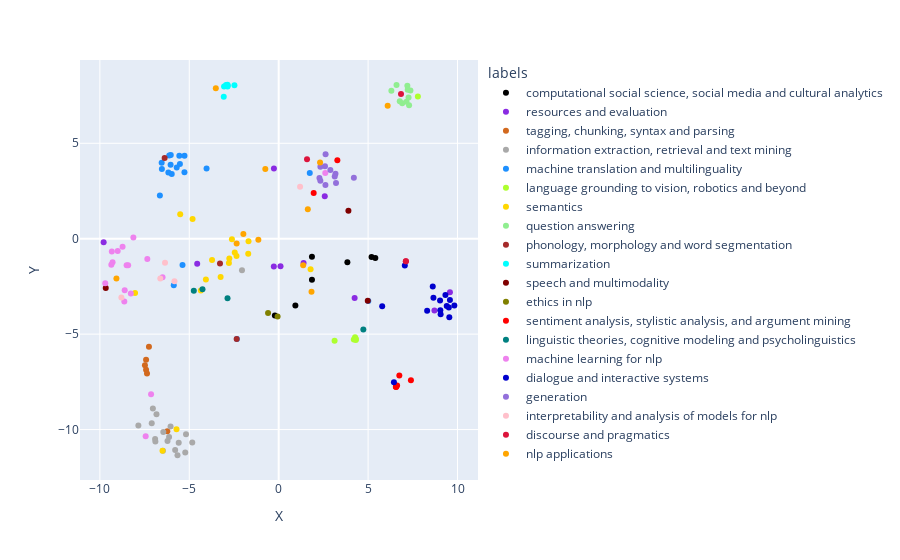

Here is the notebook cell this chart was saved with:
### Code cell
fig = px.scatter(df, x="X", y="Y", color = "labels", color_discrete_sequence=["black", "blueviolet", "chocolate", "darkgray", "dodgerblue", "greenyellow", "gold", "lightgreen", "brown", "cyan", "maroon", "olive", "red", "teal", "violet", "mediumblue", "mediumpurple", "pink", "crimson", "orange"])
fig.show()
#plotly.offline.plot(fig, filename = "labels_cluster.html")
#fig.write_image("labels_cluster.png")

### Figure 1 — Plotly figure (JSON) as saved in the notebook; plotly's stock layout.template omitted (floating-point values rounded to 4 significant figures)
{"data": [{"hovertemplate": "labels=computational social science, social media and cultural analytics<br>X=%{x}<br>Y=%{y}<extra></extra>", "legendgroup": "computational social science, social media and cultural analytics", "marker": {"color": "black", "symbol": "circle"}, "mode": "markers", "name": "computational social science, social media and cultural analytics", "orientation": "v", "showlegend": true, "type": "scatter", "x": [5.404, 3.841, -0.214, 5.193, 1.86, 0.9329, 1.861], "xaxis": "x", "y": [-1.017, -1.239, -4.029, -0.9569, -0.9413, -3.506, -2.148], "yaxis": "y"}, {"hovertemplate": "labels=resources and evaluation<br>X=%{x}<br>Y=%{y}<extra></extra>", "legendgroup": "resources and evaluation", "marker": {"color": "blueviolet", "symbol": "circle"}, "mode": "markers", "name": "resources and evaluation", "orientation": "v", "showlegend": true, "type": "scatter", "x": [-9.789, 4.247, -4.557, -0.2714, -0.2669, 8.71, 1.392, 0.1021, 2.578, 9.576], "xaxis": "x", "y": [-0.1921, -3.102, -1.319, -1.461, 3.682, -3.761, -1.267, -1.442, 2.229, -2.803], "yaxis": "y"}, {"hovertemplate": "labels=tagging, chunking, syntax and parsing<br>X=%{x}<br>Y=%{y}<extra></extra>", "legendgroup": "tagging, chunking, syntax and parsing", "marker": {"color": "chocolate", "symbol": "circle"}, "mode": "markers", "name": "tagging, chunking, syntax and parsing", "orientation": "v", "showlegend": true, "type": "scatter", "x": [-7.48, -6.229, -7.256, -7.364, -7.416, -7.415], "xaxis": "x", "y": [-6.637, -10.08, -5.663, -7.059, -6.872, -6.345], "yaxis": "y"}, {"hovertemplate": "labels=information extraction, retrieval and text mining<br>X=%{x}<br>Y=%{y}<extra></extra>", "legendgroup": "information extraction, retrieval and text mining", "marker": {"color": "darkgray", "symbol": "circle"}, "mode": "markers", "name": "information extraction, retrieval and text mining", "orientation": "v", "showlegend": true, "type": "scatter", "x": [-6.91, -5.184, -2.053, -7.848, -5.789, -7.036, -5.226, -5.66, -6.473, -7.1, -5.591, -6.453, -6.895, -6.218, -6.129, -4.833, -6.046, -6.834], "xaxis": "x", "y": [-10.5, -10.25, -1.652, -9.793, -11.07, -8.9, -11.2, -11.35, -11.11, -9.665, -10.69, -10.13, -10.63, -10.6, -10.38, -10.68, -9.842, -9.199], "yaxis": "y"}, {"hovertemplate": "labels=machine translation and multilinguality<br>X=%{x}<br>Y=%{y}<extra></extra>", "legendgroup": "machine translation and multilinguality", "marker": {"color": "dodgerblue", "symbol": "circle"}, "mode": "markers", "name": "machine translation and multilinguality", "orientation": "v", "showlegend": true, "type": "scatter", "x": [-5.982, -5.556, -6.12, -5.27, -5.378, -4.034, -5.524, -6.532, -5.869, -5.268, -2.339, -6.035, 1.738, -6.17, -6.544, -5.702, -6.044, 5.012, -6.645], "xaxis": "x", "y": [3.396, 4.345, 4.362, 3.477, -1.377, 3.684, 3.914, 3.658, -2.435, 4.347, -5.259, 4.383, 3.446, 3.47, 3.976, 3.725, 3.877, -3.269, 2.267], "yaxis": "y"}, {"hovertemplate": "labels=language grounding to vision, robotics and beyond<br>X=%{x}<br>Y=%{y}<extra></extra>", "legendgroup": "language grounding to vision, robotics and beyond", "marker": {"color": "greenyellow", "symbol": "circle"}, "mode": "markers", "name": "language grounding to vision, robotics and beyond", "orientation": "v", "showlegend": true, "type": "scatter", "x": [3.127, 4.27, 4.202, 4.32, 7.784, 4.314], "xaxis": "x", "y": [-5.35, -5.159, -5.277, -5.262, 7.449, -5.308], "yaxis": "y"}, {"hovertemplate": "labels=semantics<br>X=%{x}<br>Y=%{y}<extra></extra>", "legendgroup": "semantics", "marker": {"color": "gold", "symbol": "circle"}, "mode": "markers", "name": "semantics", "orientation": "v", "showlegend": true, "type": "scatter", "x": [-2.76, -2.457, 1.784, -2.784, -2.358, -2.615, -3.247, -4.816, -6.496, -4.071, -1.703, -5.714, -8.032, -4.354, -3.726, -1.686, -5.507], "xaxis": "x", "y": [-1.04, -0.726, -1.604, -1.269, -0.9065, -0.02449, -2.01, 1.033, -11.11, -2.134, -0.7824, -9.987, -2.844, -2.712, -1.11, -0.1315, 1.287], "yaxis": "y"}, {"hovertemplate": "labels=question answering<br>X=%{x}<br>Y=%{y}<extra></extra>", "legendgroup": "question answering", "marker": {"color": "lightgreen", "symbol": "circle"}, "mode": "markers", "name": "question answering", "orientation": "v", "showlegend": true, "type": "scatter", "x": [6.909, 7.262, 6.589, 7.366, 7.195, 7.148, 7.293, 6.302, 7.215, 6.77], "xaxis": "x", "y": [7.094, 7.396, 8.049, 7.76, 8.009, 7.174, 6.987, 7.757, 7.808, 7.198], "yaxis": "y"}, {"hovertemplate": "labels=phonology, morphology and word segmentation<br>X=%{x}<br>Y=%{y}<extra></extra>", "legendgroup": "phonology, morphology and word segmentation", "marker": {"color": "brown", "symbol": "circle"}, "mode": "markers", "name": "phonology, morphology and word segmentation", "orientation": "v", "showlegend": true, "type": "scatter", "x": [-6.378, -2.35, -3.283], "xaxis": "x", "y": [4.227, -5.251, -1.306], "yaxis": "y"}, {"hovertemplate": "labels=summarization<br>X=%{x}<br>Y=%{y}<extra></extra>", "legendgroup": "summarization", "marker": {"color": "cyan", "symbol": "circle"}, "mode": "markers", "name": "summarization", "orientation": "v", "showlegend": true, "type": "scatter", "x": [-2.943, -2.858, -2.474, -3.056, -2.851, -2.865, -3.072], "xaxis": "x", "y": [8.058, 7.978, 8.041, 7.981, 8.023, 8.067, 7.444], "yaxis": "y"}, {"hovertemplate": "labels=speech and multimodality<br>X=%{x}<br>Y=%{y}<extra></extra>", "legendgroup": "speech and multimodality", "marker": {"color": "maroon", "symbol": "circle"}, "mode": "markers", "name": "speech and multimodality", "orientation": "v", "showlegend": true, "type": "scatter", "x": [4.983, -9.672, 3.899], "xaxis": "x", "y": [-3.255, -2.582, 1.467], "yaxis": "y"}, {"hovertemplate": "labels=ethics in nlp<br>X=%{x}<br>Y=%{y}<extra></extra>", "legendgroup": "ethics in nlp", "marker": {"color": "olive", "symbol": "circle"}, "mode": "markers", "name": "ethics in nlp", "orientation": "v", "showlegend": true, "type": "scatter", "x": [-0.5946, -0.06085], "xaxis": "x", "y": [-3.888, -4.076], "yaxis": "y"}, {"hovertemplate": "labels=sentiment analysis, stylistic analysis, and argument mining<br>X=%{x}<br>Y=%{y}<extra></extra>", "legendgroup": "sentiment analysis, stylistic analysis, and argument mining", "marker": {"color": "red", "symbol": "circle"}, "mode": "markers", "name": "sentiment analysis, stylistic analysis, and argument mining", "orientation": "v", "showlegend": true, "type": "scatter", "x": [1.957, 6.622, 7.395, 6.551, 6.567, 6.747, 3.281, 6.569], "xaxis": "x", "y": [2.395, -7.695, -7.417, -7.76, -7.741, -7.167, 4.114, -7.767], "yaxis": "y"}, {"hovertemplate": "labels=linguistic theories, cognitive modeling and psycholinguistics<br>X=%{x}<br>Y=%{y}<extra></extra>", "legendgroup": "linguistic theories, cognitive modeling and psycholinguistics", "marker": {"color": "teal", "symbol": "circle"}, "mode": "markers", "name": "linguistic theories, cognitive modeling and psycholinguistics", "orientation": "v", "showlegend": true, "type": "scatter", "x": [-2.861, 4.734, -4.746, -4.261], "xaxis": "x", "y": [-3.125, -4.757, -2.723, -2.654], "yaxis": "y"}, {"hovertemplate": "labels=machine learning for nlp<br>X=%{x}<br>Y=%{y}<extra></extra>", "legendgroup": "machine learning for nlp", "marker": {"color": "violet", "symbol": "circle"}, "mode": "markers", "name": "machine learning for nlp", "orientation": "v", "showlegend": true, "type": "scatter", "x": [2.604, -7.137, -9.29, -7.439, -8.504, -9.358, -9.332, -8.419, -8.73, -9.698, -8.127, -8.612, -8.269, -9.003, -6.495, -8.634, -7.346], "xaxis": "x", "y": [3.447, -8.155, -1.23, -10.35, -1.396, -1.359, -0.6643, -1.388, -0.422, -2.339, 0.0628, -2.705, -2.875, -0.6498, -2.019, -3.294, -1.061], "yaxis": "y"}, {"hovertemplate": "labels=dialogue and interactive systems<br>X=%{x}<br>Y=%{y}<extra></extra>", "legendgroup": "dialogue and interactive systems", "marker": {"color": "mediumblue", "symbol": "circle"}, "mode": "markers", "name": "dialogue and interactive systems", "orientation": "v", "showlegend": true, "type": "scatter", "x": [9.397, 8.616, 9.024, 9.515, 9.542, 6.444, 5.788, 9.324, 9.056, 9.04, 7.054, 8.654, 9.577, 9.824, 8.302], "xaxis": "x", "y": [-3.525, -2.501, -3.241, -3.607, -4.12, -7.516, -3.535, -2.954, -3.955, -3.753, -1.398, -3.093, -3.21, -3.498, -3.776], "yaxis": "y"}, {"hovertemplate": "labels=generation<br>X=%{x}<br>Y=%{y}<extra></extra>", "legendgroup": "generation", "marker": {"color": "mediumpurple", "symbol": "circle"}, "mode": "markers", "name": "generation", "orientation": "v", "showlegend": true, "type": "scatter", "x": [2.278, 2.623, 2.889, 3.175, 3.134, 2.613, 2.59, 4.204, 2.333, 3.206, 2.331], "xaxis": "x", "y": [3.176, 4.42, 3.597, 3.406, 3.261, 2.814, 3.792, 3.2, 3.774, 2.924, 3.041], "yaxis": "y"}, {"hovertemplate": "labels=interpretability and analysis of models for nlp<br>X=%{x}<br>Y=%{y}<extra></extra>", "legendgroup": "interpretability and analysis of models for nlp", "marker": {"color": "pink", "symbol": "circle"}, "mode": "markers", "name": "interpretability and analysis of models for nlp", "orientation": "v", "showlegend": true, "type": "scatter", "x": [1.196, -6.357, -5.83, -8.797, -6.621], "xaxis": "x", "y": [2.726, -1.259, -2.229, -3.085, -2.081], "yaxis": "y"}, {"hovertemplate": "labels=discourse and pragmatics<br>X=%{x}<br>Y=%{y}<extra></extra>", "legendgroup": "discourse and pragmatics", "marker": {"color": "crimson", "symbol": "circle"}, "mode": "markers", "name": "discourse and pragmatics", "orientation": "v", "showlegend": true, "type": "scatter", "x": [6.84, 1.584, 7.116, 7.111], "xaxis": "x", "y": [7.584, 4.167, -1.176, -1.185], "yaxis": "y"}, {"hovertemplate": "labels=nlp applications<br>X=%{x}<br>Y=%{y}<extra></extra>", "legendgroup": "nlp applications", "marker": {"color": "orange", "symbol": "circle"}, "mode": "markers", "name": "nlp applications", "orientation": "v", "showlegend": true, "type": "scatter", "x": [-3.516, -1.976, -1.137, 2.314, -2.351, -9.075, -0.748, 1.629, 1.369, 1.835, 6.095], "xaxis": "x", "y": [7.878, 0.242, -0.05089, 3.993, -0.2512, -2.09, 3.652, 1.545, -1.395, -2.781, 6.972], "yaxis": "y"}], "layout": {"legend": {"title": {"text": "labels"}, "tracegroupgap": 0}, "margin": {"t": 60}, "xaxis": {"anchor": "y", "domain": [0, 1], "title": {"text": "X"}}, "yaxis": {"anchor": "x", "domain": [0, 1], "title": {"text": "Y"}}}}
